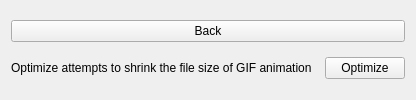
<?xml version="1.0" encoding="UTF-8"?>
<ui version="4.0">
    <class>OptimizeCommandWidget</class>
    <widget class="QWidget" name="OptimizeCommandWidget">
        <layout class="QVBoxLayout" name="mainLayout">
            <item>
                <widget class="QPushButton" name="returnBackBtn">
                    <property name="text">
                        <string>Back</string>
                    </property>
                </widget>
            </item>
            <item>
                <layout class="QHBoxLayout" name="contentLayout">
                    <item>
                        <widget class="QLabel" name="infoLabel">
                            <property name="text">
                                <string>Optimize attempts to shrink the file size of GIF animation</string>
                            </property>
                        </widget>
                    </item>
                    <item>
                        <spacer name="hSpacer">
                            <property name="orientation">
                                <enum>Qt::Horizontal</enum>
                            </property>
                        </spacer>
                    </item>
                    <item>
                        <widget class="QPushButton" name="applyButton">
                            <property name="text">
                                <string>Optimize</string>
                            </property>
                        </widget>
                    </item>
                </layout>
            </item>
        </layout>
    </widget>
    <resources/>
    <connections/>
</ui>
